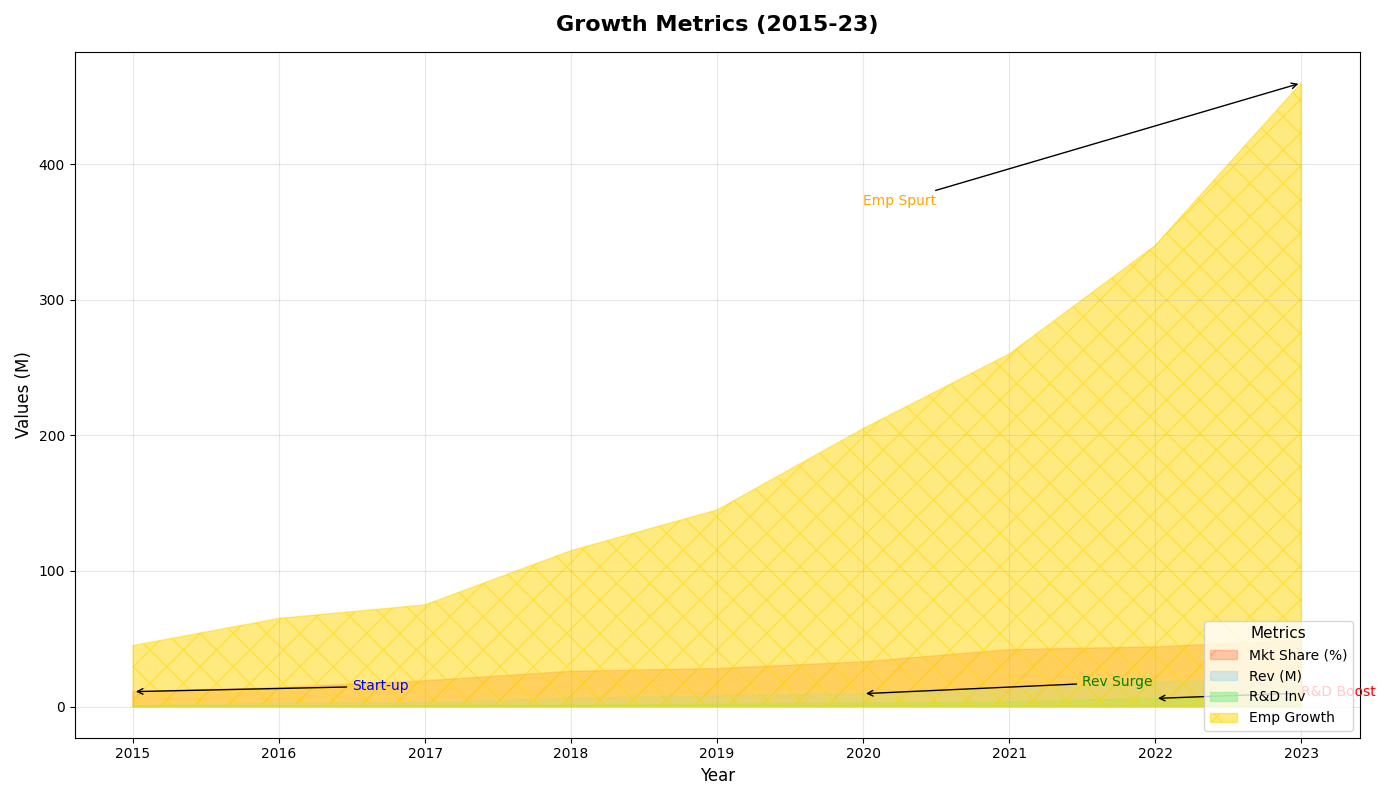

Here is the Python script that generated this plot:
import matplotlib.pyplot as plt
import numpy as np

years = np.array([2015, 2016, 2017, 2018, 2019, 2020, 2021, 2022, 2023])
# Manually altered the data for each group while preserving length
market_share = np.array([11, 14, 19, 26, 28, 33, 42, 44, 49])
revenue = np.array([0.5, 2.5, 3, 6, 8, 9.5, 12.5, 18, 21.5])
rnd_investment = np.array([0.3, 0.4, 0.9, 1.1, 1.7, 2.7, 3.5, 6, 6.5])
employee_growth = np.array([45, 65, 75, 115, 145, 205, 260, 340, 460])

fig, ax = plt.subplots(figsize=(14, 8))

ax.fill_between(years, market_share, color='coral', alpha=0.4, hatch='/', label='Mkt Share (%)')
ax.fill_between(years, revenue, color='lightblue', alpha=0.5, hatch='\\', label='Rev (M)')
ax.fill_between(years, rnd_investment, color='lightgreen', alpha=0.6, hatch='-', label='R&D Inv')
ax.fill_between(years, employee_growth, color='gold', alpha=0.5, hatch='x', label='Emp Growth')

ax.set_title('Growth Metrics (2015-23)', fontsize=16, fontweight='bold', pad=15)
ax.set_xlabel('Year', fontsize=12)
ax.set_ylabel('Values (M)', fontsize=12)

ax.legend(loc='lower right', fontsize=10, title='Metrics', title_fontsize='11')
ax.grid(True, linestyle='-', linewidth=0.8, alpha=0.3)

ax.annotate('Start-up', xy=(2015, market_share[0]), xytext=(2016.5, 12),
            arrowprops=dict(facecolor='blue', arrowstyle='->'), fontsize=10, color='blue')
ax.annotate('Rev Surge', xy=(2020, revenue[5]), xytext=(2021.5, 15),
            arrowprops=dict(facecolor='green', arrowstyle='->'), fontsize=10, color='green')
ax.annotate('R&D Boost', xy=(2022, rnd_investment[7]), xytext=(2023, 8),
            arrowprops=dict(facecolor='red', arrowstyle='->'), fontsize=10, color='red')
ax.annotate('Emp Spurt', xy=(2023, employee_growth[8]), xytext=(2020, 370),
            arrowprops=dict(facecolor='orange', arrowstyle='->'), fontsize=10, color='orange')

plt.tight_layout()
plt.show()
